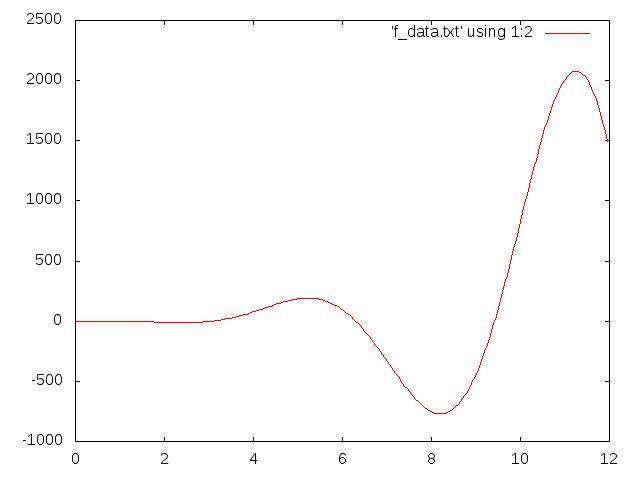

gnuplot code for this plot:
set terminal  png 
set output 'graph_f.png'
plot 'f_data.txt' using 1:2 with lines
